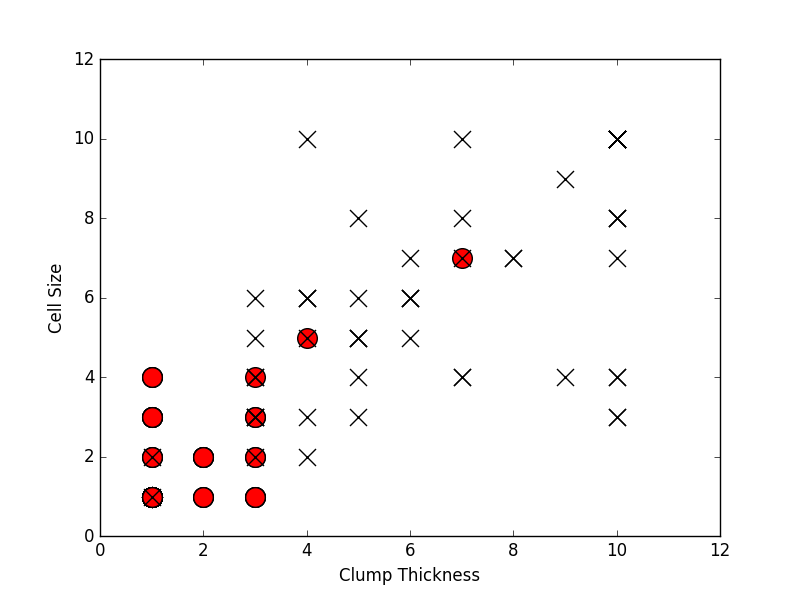

Reproduce this figure in Python.
#!/usr/bin/python
# -*- coding: utf-8 -*-

"""
=========================================================
Distribution of Benign/Malignant Breast Cancer Test Sample
=========================================================
This example uses the feature 'Clump Thickness'and 'Cell Size' of the `Breast-Cancer` dataset, in
order to observe the distribution of breast cancer test sample in two-dimensional feature space.

"""
print(__doc__)

# Author: HangJie


import pandas as pd
import matplotlib.pyplot as plt

# Get data from Datasets
df_train = pd.read_csv('E:/python/Datasets/Breast-Cancer/breast-cancer-test.csv')
df_test = pd.read_csv('E:/python/Datasets/Breast-Cancer/breast-cancer-test.csv')

# Select 'Clump Thickness' and 'Cell Size' as feature, and construct positive and negative samples of test set
df_test_negative = df_test.loc[df_test['Type'] == 0][['Clump Thickness', 'Cell Size']]
df_test_positive = df_test.loc[df_test['Type'] == 1][['Clump Thickness', 'Cell Size']]

# Draw a benign tumor sample point marked red 'o'
plt.scatter(df_test_negative['Clump Thickness'],df_test_negative['Cell Size'],marker='o',s=200,c='red')

# Draw a malignant tumor sample point marked black 'x'
plt.scatter(df_test_positive['Clump Thickness'],df_test_positive['Cell Size'],marker='x',s=150,c='black')

# Draw x,y axis
plt.xlabel('Clump Thickness')
plt.ylabel('Cell Size')
plt.show()
